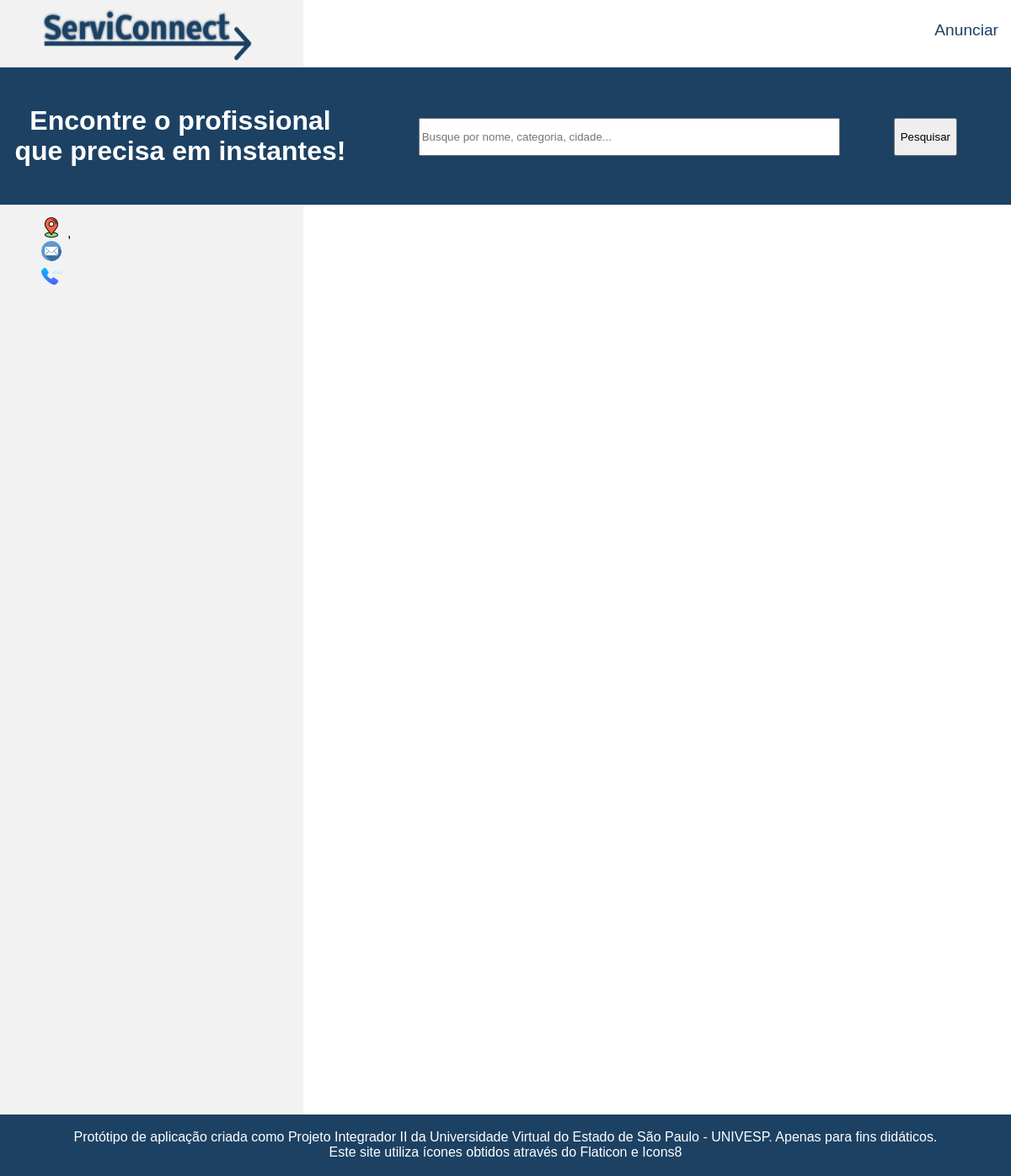
/anuncio/32, run on an earlier commit of the app's database.
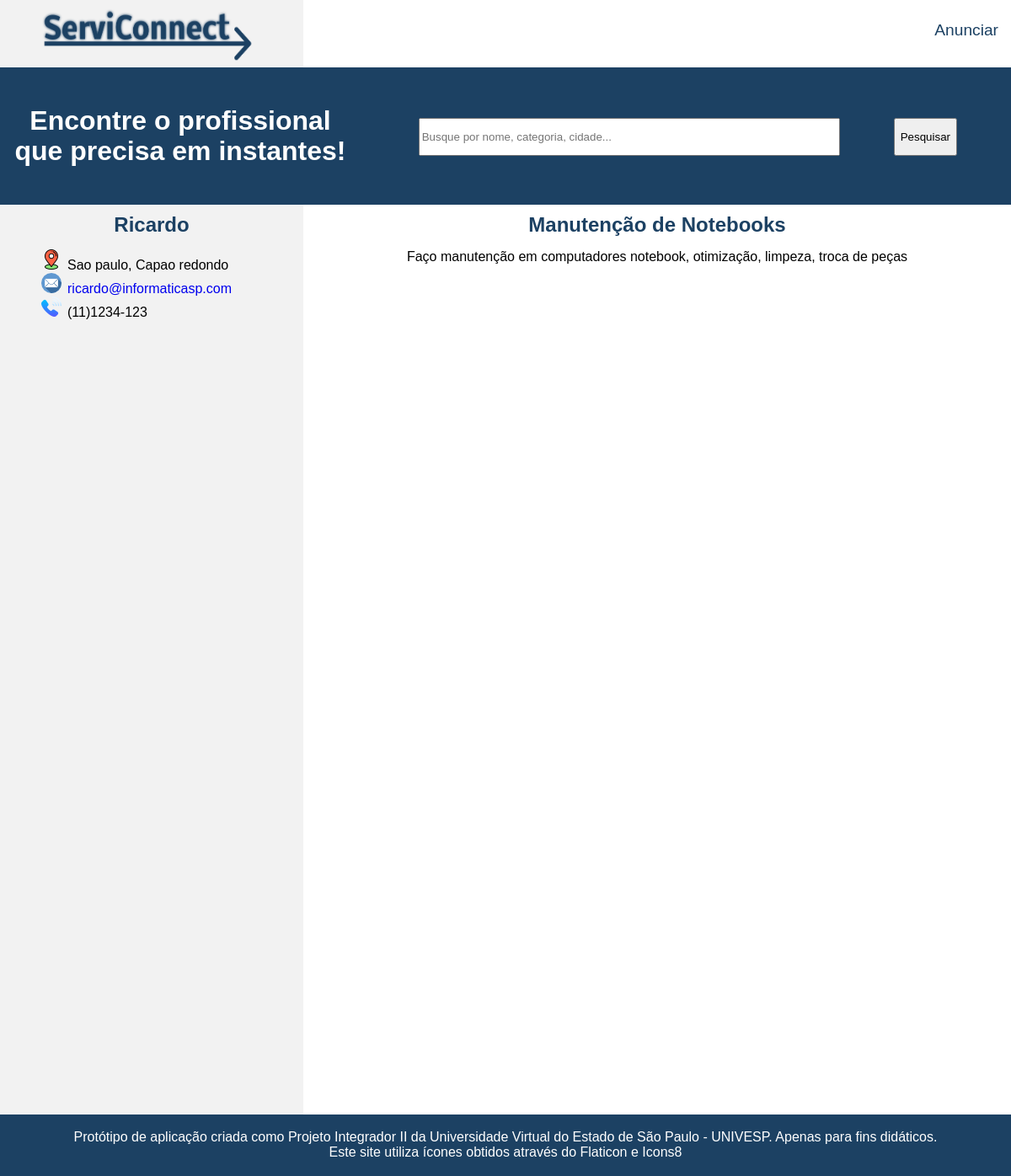
And on a later commit of the database.
### app.py (models this page shows)
class Cadastro(db.Model):
    id = db.Column(db.Integer, primary_key=True)
    created = db.Column(db.DateTime, default=datetime.datetime.utcnow)
    nome = db.Column(db.String(40), nullable=False)
    cpf = db.Column(db.String(10), nullable=False)
    email = db.Column(db.String(30), nullable=False)
    dataNascimento = db.Column(db.String(30), nullable=False)
    titulo = db.Column(db.String(30), nullable=True)
    categoria = db.Column(db.String(30), nullable=False)
    descricaoservico = db.Column(db.String(200), nullable=False)
    rua = db.Column(db.String(50), nullable=False)
    bairro = db.Column(db.String(30), nullable=False)
    cidade = db.Column(db.String(30), nullable=False)
    estado = db.Column(db.String(2), nullable=False)
    cep = db.Column(db.String(8), nullable=False)
    tiporedesocial1 = db.Column(db.String(30), nullable=True)
    link1 = db.Column(db.String(50), nullable=True)
    tiporedesocial2 = db.Column(db.String(30), nullable=True)
    link2 = db.Column(db.String(50), nullable=True)
    tiporedesocial3 = db.Column(db.String(30), nullable=True)
    link3 = db.Column(db.String(50), nullable=True)
    numero1 = db.Column(db.String(11), nullable=False)
    numero2 = db.Column(db.String(11), nullable=True)
    numero3 = db.Column(db.String(11), nullable=True)
    numero4 = db.Column(db.String(11), nullable=True)

### app.py (the view)
@app.route('/anuncio/<anuncio>')
def anuncio(anuncio):
    filtrado_anuncio = Cadastro.query.get(anuncio)
    return render_template("anuncio.html", anuncio=filtrado_anuncio)

### templates/anuncio.html
{% extends 'base.html' %}
{% block header %}
    {% include 'includes/header.html' %}
    {% include 'includes/index_busca.html' %}
{% endblock %}
{% block content %}
        <div class="left-panel">
            <h2 class="h2-color">{% print(anuncio.nome) %}</h2>
            <ul class="dados">
                <li class="li-local">{% print(anuncio.cidade) %}, {% print(anuncio.bairro) %}</li>
                <li class="li-mail"><a href="mailto:{% print(anuncio.email) %}">{% print(anuncio.email) %}</a></li>
                <li class="li-telefone">{% print(anuncio.numero1) %}</li>
            </ul>
        </div>
        <div class="anuncios">
            <h2 class="h2-color">{% block title %}{% print(anuncio.titulo) %}{% endblock %}</h2>
            <div>
                <p>{% print anuncio.descricaoservico %}</p>
            </div>
        </div>
{% endblock %}
{% block footer %}
    {% include 'includes/footer.html' %}
{% endblock %}

What changed in the data, as far as the page shows it:
added Cadastro: nome "Ricardo", cidade "Sao paulo", bairro "Capao redondo", email "ricardo@informaticasp.com", numero1 "(11)1234-123", titulo "Manutenção de Notebooks", descricaoservico "Faço manutenção em computadores notebook, otimização, limpeza, troca de peças"
